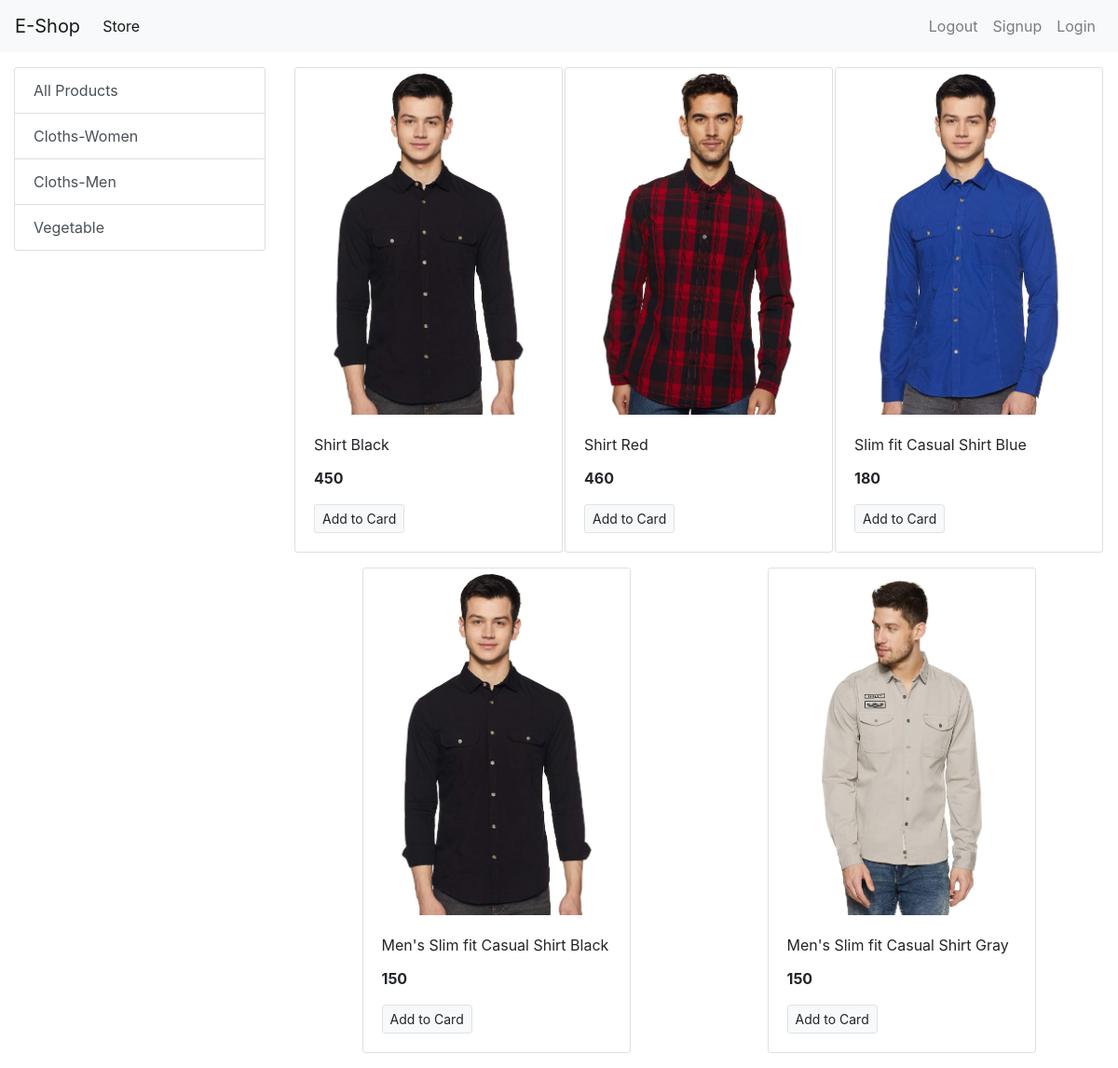
The app's page /?category=2 with its own data.
### store/models/category.py (models this page shows, shortened)
class Category(models.Model):
    name = models.CharField(max_length=20)
    @staticmethod
    def get_all_categories():
        return Category.objects.all()

### store/models/product.py (models this page shows, shortened)
class Product(models.Model):
    name = models.CharField(max_length=50)
    price = models.IntegerField(default=50)
    category = models.ForeignKey(Category, on_delete=models.CASCADE, default=1)
    description = models.CharField(max_length=200, default='', null=True, blank=True)
    image = models.ImageField(upload_to='uploads/products/')
    @staticmethod
    def get_all_products_by_categoryid(category_id):
        if category_id:
            return Product.objects.filter(category = category_id)
        else:
            return Product.get_all_products()

### store/views.py (the view)
# urls.py: path('', index, name='homepage'),
def index(request):
    products = None
    categories = Category.get_all_categories()
    categoryID = request.GET.get('category')
    if categoryID:
        products = Product.get_all_products_by_categoryid(categoryID)
    else:
        products = Product.get_all_products()
    data = {}
    data['products'] = products
    data['categories'] = categories
    return render(request, 'index.html', data)

### store/templates/index.html
{% extends 'base.html' %}
{% block content %}
<div class="container-fluid mt-3">
<div class="row">
  <div class = "col-lg-3 max-auto">
    <div class="list-group">
      <a href="/" class="list-group-item list-group-item-action  "> All Products</a>
      {% for category in categories %}
      <a href="/?category={{category.id}}" class="list-group-item list-group-item-action  ">{{category.name}}</a>
      {% endfor %}
    </div>
  </div>
  <div id = "products" class="col-lg-9 mx-auto">
    <div class="row mx-auto">
      {% for product in products %}
      <div class="card mx-auto mb-3" style="width: 18rem;">
        <img src="{{product.image.url}}" class="card-img-top" alt="Card image cap">
        <div class="card-body">
          <p class="card-title">{{product.name}}</p>
          <p class="card-text"><b>{{product.price}}</b></p>
          <a href="#" class="btn btn-light border btn-sm">Add to Card</a>
        </div>
      </div>
      {% endfor %}
    </div>
  </div>
</div>
</div>
{% endblock %}

### records on screen
Category: name "Cloths-Women"
Category: name "Cloths-Men"
Category: name "Vegetable"
Product: image (picture), name "Shirt Black", price "450"
Product: image (picture), name "Shirt Red", price "460"
Product: image (picture), name "Slim fit Casual Shirt Blue", price "180"
Product: image (picture), name "Men's Slim fit Casual Shirt Black", price "150"
Product: image (picture), name "Men's Slim fit Casual Shirt Gray", price "150"
